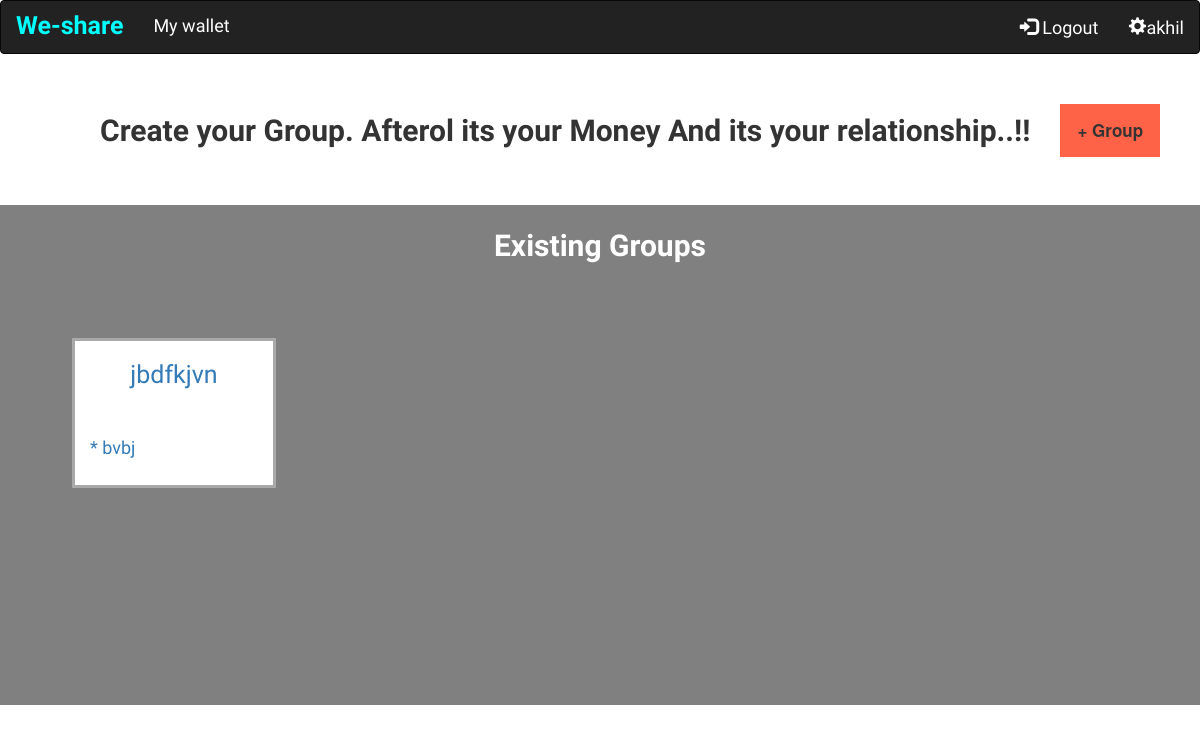
Page /home/ (signed in) on the earlier database version.
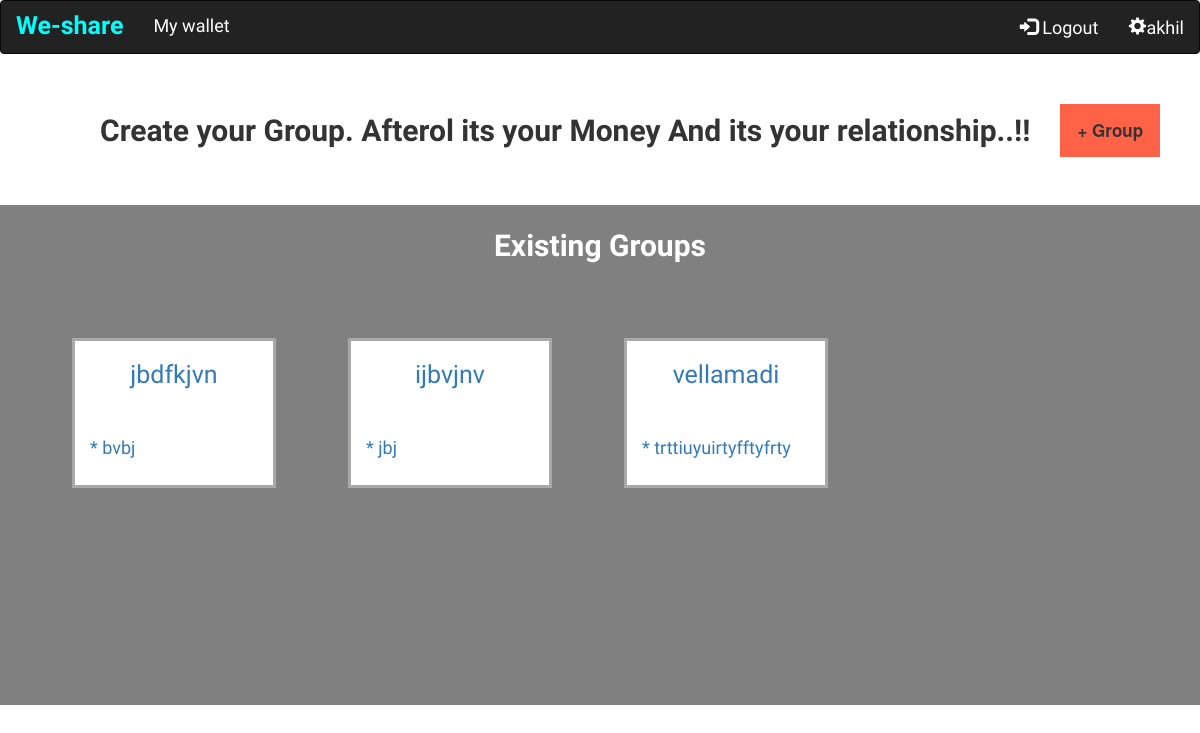
Same page on the later database version.
### mess/models.py (models this page shows, shortened)
class WSGroup(models.Model):
	group_name=models.CharField(max_length=30)
	group_members=models.ManyToManyField("Member")
	description=models.CharField(max_length=50)

### mess/views.py (the view)
# urls.py: url(r'^home/$',views.index,name='index'),
@login_required(login_url='/')
def index(request):
    member=Member.objects.get(user=request.user)
    mem_lenders=Transaction.objects.filter(lender=member, group__isnull=True)
    mem_receivers=Transaction.objects.filter(receiver=member, group__isnull=True)
    member_status={}
    for transaction in mem_lenders:
        if member_status.get(transaction.receiver.user.username):
            member_status[transaction.receiver.user.username] += transaction.amount
        else:
            member_status[transaction.receiver.user.username] = transaction.amount
    for transaction in mem_receivers:
        if member_status.get(transaction.lender.user.username):
            member_status[transaction.lender.user.username] += -transaction.amount
        else:
            member_status[transaction.lender.user.username] = -transaction.amount
    group_details=member.wsgroup_set.all()
    all_users=User.objects.all().exclude(username__in=["admin", request.user.username])
    user=request.user
    return render(request,'mess/home.html',{'user':user,'all_users':all_users,'group_details':group_details})

### mess/templates/mess/home.html (shortened to what this page needs)
<!DOCTYPE html>
<html lang="en">
  <head>
    {% load static %}
    <link rel="stylesheet" href="https://maxcdn.bootstrapcdn.com/bootstrap/3.3.7/css/bootstrap.min.css">
    <link rel="stylesheet" type="text/css" media="screen" href="https://cdnjs.cloudflare.com/ajax/libs/bootstrap-select/1.9.3/css/bootstrap-select.min.css">
    <link rel='stylesheet' href='/static/css/home.css' type="text/css">
    <link rel='stylesheet' href="{% static "css/selectize.css" %}">
  </head>
  <body>
    <nav class="navbar navbar-inverse">
      <div class="container-fluid">
        <div class="navbar-header">
          <b><a class="navbar-brand logo-title" href="/home/">We-share</a></b>
        </div>
    <ul class="nav navbar-nav">
      <li ><a class="subtitle-style" href="/invoice/">My wallet</a></li>
  </ul>
  <ul class="nav navbar-nav navbar-right ">
    <li >
      <a class="subtitle-style" href="#"><span class="glyphicon glyphicon-cog"></span>{{user}}</a></li>
    </ul>
    <ul class="nav navbar-nav navbar-right">
      <li><a class="subtitle-style" href="/logout"><span class="glyphicon glyphicon-log-in"></span> Logout</a></li>
    </ul>
  </div>
</nav>
<div class="group-button" >
  <h4 class="button-click"> Create your Group. Afterol its your Money And its your relationship..!!&nbsp;&nbsp;&nbsp;&nbsp;</h4>
  <button class="button-design button-hower" type="button" data-toggle="modal" data-target="#myModal">+ Group</button>
</div>
<div class="groups-box">
  <b><p class="box-title">Existing Groups</p></b>
  {% for i in group_details %}
    <div class="groupname-box box-hovering"><a href={% url 'group_report' i.id  %}>
      <h2 class="boxname-style">{{i.group_name}}</h2>
      <h4 class="boxsubname">*{{i.description}}</h4>
  </div>
{% endfor %}
</div>
</body>

### mess/static/css/home.css (style rules this page uses)
.button-click { font-family: 'Shadows Into Light', cursive; font-size: 30px; font-weight: bolder; }
.group-button { padding-left: 100px; padding-top: 30px; display: flex; }
.button-design { text-decoration: none; border: solid 0px white; width: 100px; background-color: #FF6347; font-size: 17px; font-weight: bolder; border-color: white; }
body { height: 500px; }
.box-title { text-align: center; padding-top: 20px; color: white; font-family: 'Audiowide', cursive; font-size: 30px; }
.button-hower { transition: all .5s ease-in-out; }
.logo-title { font-family: 'Architects Daughter', cursive; font-size: 25px; }
.subtitle-style { font-family: 'Nunito Sans', sans-serif; font-size: 18px; color: white; }
.navbar-inverse .navbar-brand { color:aqua; }
.navbar-inverse .navbar-nav>li>a { color:white; }
.groups-box { height:100%; background-color: grey; margin-top:4%; overflow: scroll; }
.groupname-box { width: 17%; height: 150px; background-color: white; margin-left: 6%; margin-top: 5%; border-style: solid; border-width: medium; border-width: 3px; border-color: darkgray; transition: all .5s ease-in-out; float: left; overflow: hidden; }
.boxname-style { font-family: 'Love Ya Like A Sister', cursive; font-size: 25px; text-align: center; }
.boxsubname { font-family: 'Nunito Sans', sans-serif; padding-left: 15px; padding-top: 40px; }

Differences in the rows shown:
added WSGroup: group_name "ijbvjnv", description "jbj"
added WSGroup: group_name "vellamadi", description "trttiuyuirtyfftyfrty"
